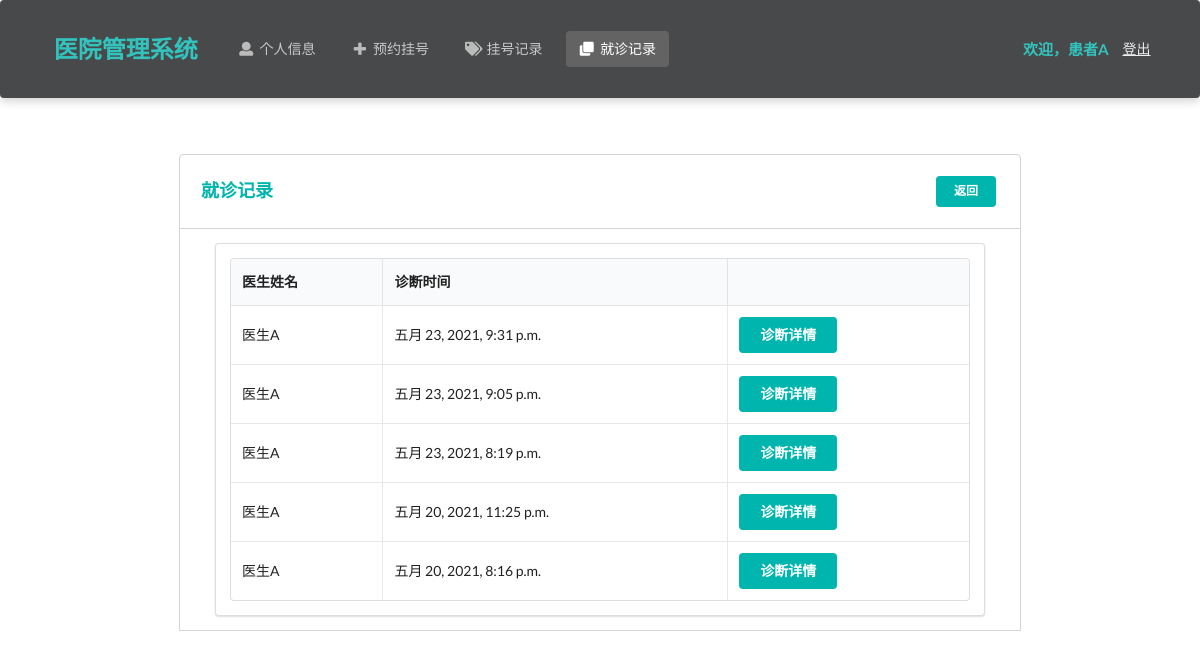
Screenshot of /patient/diagnosis/ (signed in) with the database file from the repository.
### Hospital/models.py (models this page shows, shortened)
class Patient(models.Model):
    name = models.CharField(max_length=10)  # 姓名
    password = models.CharField(max_length=32)  # 密码
    gender = models.CharField(max_length=32, choices=gender_choices)  # 性别
    identity_card_no = models.CharField(max_length=32, unique=True)  # 身份证号
    medical_insurance = models.BooleanField()  # 是否有医保
    telephone_no = models.CharField(max_length=32)  # 电话号码
    birth_date = models.DateField()  # 出生日期
    create_time = models.DateTimeField(auto_now_add=True)  # 注册时间

class Diagnosis(models.Model):
    patient = models.ForeignKey(Patient, on_delete=models.CASCADE)  # 患者
    doctor = models.ForeignKey(Doctor, on_delete=models.CASCADE)  # 医生
    appointment = models.ForeignKey(Appointment, on_delete=models.CASCADE, null=True)  # 对应的挂号
    create_time = models.DateTimeField(auto_now_add=True)  # 创建时间
    detail = models.TextField()  # 诊断详情
    class Meta:
        ordering = ["-create_time"]

class Doctor(models.Model):
    department_choices = (
        ('Department of Internal Medicine', '内科'),
        ('Department of Surgery', '外科'),
        ('Department of Pediatrics', '儿科'),
        ('Department of Obstetrics and Gynecology', '妇产科'),
        ('Department of Traditional Chinese Medicine', '中医科'),
        ('Department of Dermatology', '皮肤科'),
        ('Department of Oral Medicine', '口腔科')
    )
    title_choices = (
        ('director physician', '主任医师'),
        ('assistant director physician', '副主任医师'),
        ('physician', '医师')
    )
    name = models.CharField(max_length=10)  # 姓名
    password = models.CharField(max_length=32)  # 密码
    gender = models.CharField(max_length=32, choices=gender_choices)  # 性别
    identity_card_no = models.CharField(max_length=32, unique=True)  # 身份证号
    department = models.CharField(max_length=64, choices=department_choices)  # 科室
    title = models.CharField(max_length=64, choices=title_choices)  # 职称
    description = models.TextField(max_length=500, default='暂无简介')  # 简介
    create_time = models.DateTimeField(auto_now_add=True)  # 注册时间

### Hospital/patientViews.py (the view)
# urls.py: path('patient/diagnosis/', patientViews.diagnosis),
def diagnosis(request):
    if request.method == 'POST':
        request.session['diagnosis'] = request.POST.get('diagnosis')
        return redirect('/patient/diagnosis/detail')
    identity_card_no = request.session['identity_card_no']
    patient = models.Patient.objects.get(identity_card_no=identity_card_no)
    diagnosis_records = models.Diagnosis.objects.filter(patient=patient)
    num_per_page = 5
    paginator = Paginator(diagnosis_records, num_per_page)
    page = request.GET.get('page', 1)
    try:
        page_obj = paginator.page(page)
    except PageNotAnInteger:
        page_obj = paginator.page(1)
    except EmptyPage:
        page_obj = paginator.page(paginator.num_pages)
    is_paginated = True if paginator.num_pages > 1 else False
    page_range = paginator.get_elided_page_range(page, on_each_side=3, on_ends=2)
    return render(request, 'patient/diagnosis.html', locals())

### Hospital/templates/patient/diagnosis.html (shortened to what this page needs)
<!DOCTYPE html>
<html lang="ch">
<head>
    <link rel="stylesheet" href="https://cdn.jsdelivr.net/semantic-ui/2.2.4/semantic.min.css">
    <link rel="stylesheet" href="../../static/Hospital/css/me.css">
</head>
<body>
    <nav class="ui inverted  segment m-padded-tb-large m-shadow-small m-opacity-mini">
        <div class="ui container">
            <div class="ui inverted secondary stackable menu">
                <h2 class="ui teal header item">医院管理系统</h2>
                <a href="/patient/info" class="m-item item"><i class="user icon"></i>个人信息</a>
                <a href="/patient/makeAppointment" class="m-item item"><i class="plus icon"></i>预约挂号</a>
                <a href="/patient/appointment" class="m-item item"><i class="tags icon"></i>挂号记录</a>
                <a href="/patient/diagnosis" class="active m-item item"><i class="clone icon"></i>就诊记录</a>
                <div class="right m-item item">
                    <h4 class="ui teal header item">欢迎，{{ patient.name }}</h4>
                    <a href="/patient/logout/" class="text-success "><ins>登出</ins></a>
                </div>
            </div>
        </div>
    </nav>
    <div class="m-container-small m-padded-tb-big">
        <div class="container">
            <div class="ui top attached rounded padded segment">
                <div class="ui middle aligned two column grid">
                    <div class="column">
                        <h3 class="ui teal header">就诊记录</h3>
                    </div>
                    <div class="basic right aligned column">
                        <a href="/patient/info/" class="ui teal tiny centered button">返回</a>
                    </div>
                </div>
            </div>
            <div class="ui attached segment">
                <div class="ui segment m-width-middle">
                    <table class="ui celled table">
                        <thead>
                            <tr>
                                <th>医生姓名</th>
                                <th>诊断时间</th>
                                <th></th>
                            </tr>
                        </thead>
                        <tbody>
                            {% for rec in page_obj%}
                            <tr>
                                <td>{{ rec.doctor.name }}</td>
                                <td>{{ rec.create_time }}</td>
                                <td><form action="" method="post">
                                    <button class="ui teal centered button">诊断详情</button>
                                    </form>
                                    </td>
                            </tr>
                            {% endfor %}
                        </tbody>
                    </table>
                </div>
            </div>
        </div>
            </div>
    <br>
    <br>
    <br>
</body>
</html>

### Hospital/static/Hospital/css/me.css (style rules this page uses)
.m-padded-tb-large { padding-top: 1.3em !important; padding-bottom: 1.3em !important; }
.m-padded-tb-big { padding-top: 3em !important; padding-bottom: 3em !important; }
.m-opacity-mini { opacity: 0.8!important; }
.m-container-small { max-width: 60em !important; margin: auto !important; }
.m-width-middle { max-width: 55em !important; margin: auto !important; }
.m-shadow-small { -webkit-box-shadow: 0 4px 8px rgba(0,0,0,0.2) !important; box-shadow: 0 4px 8px rgba(0,0,0,0.2) !important; }

### rows the page displays
Patient: name "患者A"
Diagnosis: doctor.name "医生A", create_time "五月 23, 2021, 9:31 p.m."
Diagnosis: doctor.name "医生A", create_time "五月 23, 2021, 9:05 p.m."
Diagnosis: doctor.name "医生A", create_time "五月 23, 2021, 8:19 p.m."
Diagnosis: doctor.name "医生A", create_time "五月 20, 2021, 11:25 p.m."
Diagnosis: doctor.name "医生A", create_time "五月 20, 2021, 8:16 p.m."
